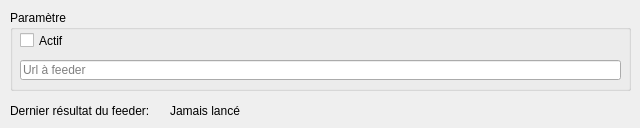
<?xml version="1.0" encoding="UTF-8"?>
<ui version="4.0">
 <class>FeederControl</class>
 <widget class="QWidget" name="FeederControl">
  <property name="geometry">
   <rect>
    <x>0</x>
    <y>0</y>
    <width>640</width>
    <height>128</height>
   </rect>
  </property>
  <property name="windowTitle">
   <string>Feeder</string>
  </property>
  <widget class="QGroupBox" name="groupBox">
   <property name="geometry">
    <rect>
     <x>10</x>
     <y>10</y>
     <width>621</width>
     <height>81</height>
    </rect>
   </property>
   <property name="title">
    <string>Paramètre</string>
   </property>
   <widget class="QLineEdit" name="feederLE">
    <property name="geometry">
     <rect>
      <x>10</x>
      <y>50</y>
      <width>601</width>
      <height>20</height>
     </rect>
    </property>
    <property name="placeholderText">
     <string>Url à feeder</string>
    </property>
   </widget>
   <widget class="QCheckBox" name="checkBox">
    <property name="geometry">
     <rect>
      <x>10</x>
      <y>20</y>
      <width>81</width>
      <height>21</height>
     </rect>
    </property>
    <property name="text">
     <string>Actif</string>
    </property>
   </widget>
  </widget>
  <widget class="QLabel" name="label">
   <property name="geometry">
    <rect>
     <x>10</x>
     <y>100</y>
     <width>141</width>
     <height>21</height>
    </rect>
   </property>
   <property name="text">
    <string>Dernier résultat du feeder:</string>
   </property>
  </widget>
  <widget class="QLabel" name="result_label">
   <property name="geometry">
    <rect>
     <x>170</x>
     <y>100</y>
     <width>461</width>
     <height>21</height>
    </rect>
   </property>
   <property name="text">
    <string>Jamais lancé</string>
   </property>
  </widget>
 </widget>
 <resources/>
 <connections/>
</ui>
